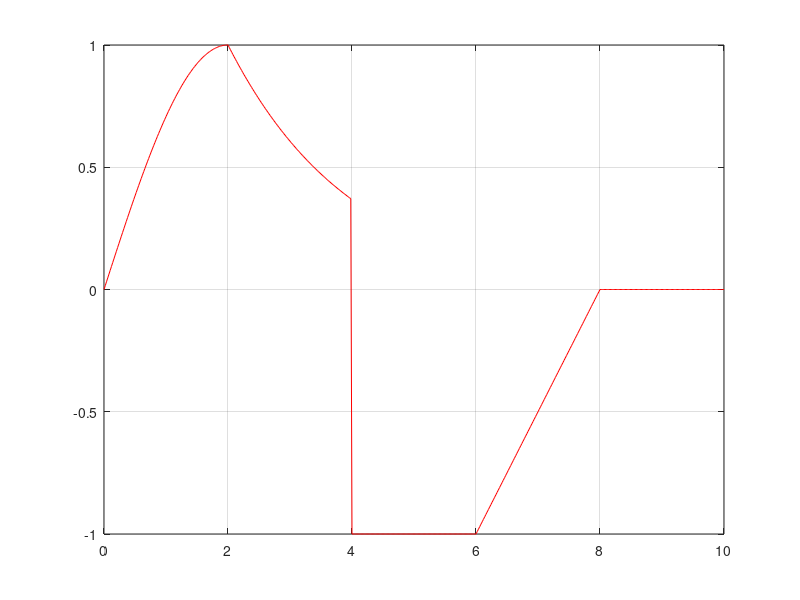

Write the MATLAB code that produced this figure. (Note: this script raises an error after producing the figure.)
%1ms19ee004
% Exp 2 Generating Signal
n = 0:0.01:5;
u1 =(n>= 0 & n<1);
u2 =(n>= 1 & n<2);
u3 =(n>= 2 & n<3);
u4 =(n>= 3 & n<4);
                                                                                                                                     
y = sin(0.5*pi*n).*u1;
y1 = exp(-(n-1)).*u2;
y2 = -u3;
y3 = (n-4).*u4;
f = y + y1+y2+y3;


plot(n*2,f , 'r');
grid on;

%% step
u = 0:0.01:2;
n = step(u);
plot(n,u);

%% step -2
u = 0:0.01:2;
n = step(u-1) + step(u-2);
plot(n,u)

